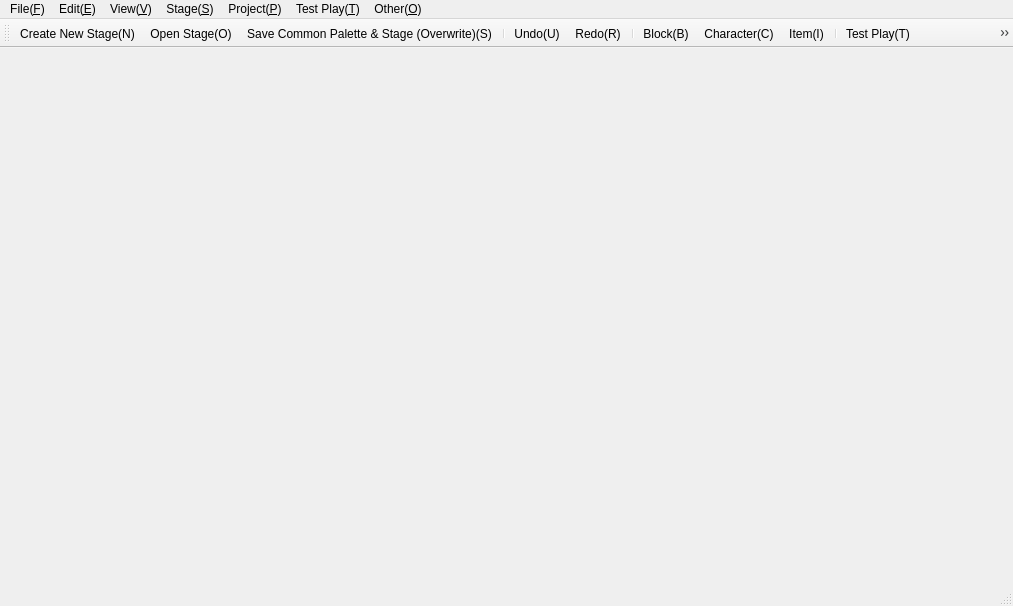
<?xml version="1.0" encoding="UTF-8"?>
<ui version="4.0">
 <class>MainWindow</class>
 <widget class="QMainWindow" name="MainWindow">
  <property name="geometry">
   <rect>
    <x>0</x>
    <y>0</y>
    <width>1013</width>
    <height>606</height>
   </rect>
  </property>
  <property name="windowTitle">
   <string>Action Editor</string>
  </property>
  <property name="dockNestingEnabled">
   <bool>true</bool>
  </property>
  <widget class="QWidget" name="centralwidget"/>
  <widget class="QMenuBar" name="menubar">
   <property name="geometry">
    <rect>
     <x>0</x>
     <y>0</y>
     <width>1013</width>
     <height>22</height>
    </rect>
   </property>
   <widget class="QMenu" name="menuFile">
    <property name="title">
     <string>File(&amp;F)</string>
    </property>
    <widget class="QMenu" name="menuRecentStages">
     <property name="title">
      <string>Open Recent</string>
     </property>
    </widget>
    <addaction name="actionNew_Stage"/>
    <addaction name="actionOpen_Stage"/>
    <addaction name="menuRecentStages"/>
    <addaction name="actionClose_Stage"/>
    <addaction name="separator"/>
    <addaction name="actionSave_Stage"/>
    <addaction name="actionSave_Stage_As"/>
    <addaction name="actionSave_Common_Palette"/>
    <addaction name="separator"/>
    <addaction name="actionOpen_Project"/>
    <addaction name="actionSave_Project_As"/>
    <addaction name="actionClose_Project"/>
   </widget>
   <widget class="QMenu" name="menuEdit">
    <property name="title">
     <string>Edit(&amp;E)</string>
    </property>
    <widget class="QMenu" name="menuChange_Palette">
     <property name="title">
      <string>Change Palette(&amp;P)</string>
     </property>
     <addaction name="actionPalette_Block"/>
     <addaction name="actionPalette_Character"/>
     <addaction name="actionPalette_Item"/>
    </widget>
    <widget class="QMenu" name="menuClear_Placement">
     <property name="title">
      <string>Clear Placement Data(&amp;C)</string>
     </property>
     <addaction name="actionClear_All"/>
     <addaction name="actionClear_Blocks"/>
     <addaction name="actionClear_Characters"/>
     <addaction name="actionClear_Items"/>
    </widget>
    <addaction name="actionUndo"/>
    <addaction name="actionRedo"/>
    <addaction name="separator"/>
    <addaction name="menuChange_Palette"/>
    <addaction name="menuClear_Placement"/>
   </widget>
   <widget class="QMenu" name="menuView">
    <property name="title">
     <string>View(&amp;V)</string>
    </property>
    <addaction name="actionCommon_Palette"/>
    <addaction name="actionStage_Palette"/>
    <addaction name="actionGroup_Info"/>
    <addaction name="separator"/>
    <addaction name="actionLock_Docks"/>
   </widget>
   <widget class="QMenu" name="menuStage">
    <property name="title">
     <string>Stage(&amp;S)</string>
    </property>
    <addaction name="actionStage_Settings"/>
    <addaction name="separator"/>
    <addaction name="actionLoad_Stage_Palette"/>
    <addaction name="actionSave_Stage_Palette"/>
    <addaction name="separator"/>
    <addaction name="actionStage_Options"/>
   </widget>
   <widget class="QMenu" name="menuProject">
    <property name="title">
     <string>Project(&amp;P)</string>
    </property>
    <addaction name="actionDatabase"/>
    <addaction name="actionWorld_Map"/>
    <addaction name="actionSystem"/>
    <addaction name="separator"/>
    <addaction name="actionProject_Options"/>
   </widget>
   <widget class="QMenu" name="menuTest">
    <property name="title">
     <string>Test Play(&amp;T)</string>
    </property>
    <addaction name="actionTest_Play"/>
    <addaction name="actionTest_Play_Game"/>
   </widget>
   <widget class="QMenu" name="menuOther">
    <property name="title">
     <string>Other(&amp;O)</string>
    </property>
    <addaction name="actionBitmap_Tool"/>
   </widget>
   <addaction name="menuFile"/>
   <addaction name="menuEdit"/>
   <addaction name="menuView"/>
   <addaction name="menuStage"/>
   <addaction name="menuProject"/>
   <addaction name="menuTest"/>
   <addaction name="menuOther"/>
  </widget>
  <widget class="QStatusBar" name="statusbar"/>
  <widget class="QToolBar" name="toolBar">
   <property name="acceptDrops">
    <bool>false</bool>
   </property>
   <property name="windowTitle">
    <string>toolBar</string>
   </property>
   <property name="iconSize">
    <size>
     <width>24</width>
     <height>24</height>
    </size>
   </property>
   <property name="toolButtonStyle">
    <enum>Qt::ToolButtonStyle::ToolButtonIconOnly</enum>
   </property>
   <property name="floatable">
    <bool>false</bool>
   </property>
   <attribute name="toolBarArea">
    <enum>TopToolBarArea</enum>
   </attribute>
   <attribute name="toolBarBreak">
    <bool>false</bool>
   </attribute>
   <addaction name="actionNew_Stage"/>
   <addaction name="actionOpen_Stage"/>
   <addaction name="actionSave_Stage"/>
   <addaction name="separator"/>
   <addaction name="actionUndo"/>
   <addaction name="actionRedo"/>
   <addaction name="separator"/>
   <addaction name="actionPalette_Block"/>
   <addaction name="actionPalette_Character"/>
   <addaction name="actionPalette_Item"/>
   <addaction name="separator"/>
   <addaction name="actionTest_Play"/>
   <addaction name="actionTest_Play_Game"/>
  </widget>
  <action name="actionNew_Stage">
   <property name="icon">
    <iconset theme="QIcon::ThemeIcon::DocumentPageSetup"/>
   </property>
   <property name="text">
    <string>Create New Stage(&amp;N)</string>
   </property>
   <property name="shortcut">
    <string>Ctrl+N</string>
   </property>
  </action>
  <action name="actionOpen_Stage">
   <property name="icon">
    <iconset theme="QIcon::ThemeIcon::DocumentOpen"/>
   </property>
   <property name="text">
    <string>Open Stage(&amp;O)</string>
   </property>
   <property name="shortcut">
    <string>Ctrl+O</string>
   </property>
  </action>
  <action name="actionClose_Stage">
   <property name="text">
    <string>Close Stage(&amp;C)</string>
   </property>
  </action>
  <action name="actionSave_Stage">
   <property name="icon">
    <iconset theme="QIcon::ThemeIcon::DocumentSave"/>
   </property>
   <property name="text">
    <string>Save Common Palette &amp;&amp; Stage (Overwrite)(&amp;S)</string>
   </property>
   <property name="shortcut">
    <string>Ctrl+S</string>
   </property>
  </action>
  <action name="actionSave_Stage_As">
   <property name="text">
    <string>Save Common Palette &amp;&amp; Stage (New Save)(&amp;A)</string>
   </property>
  </action>
  <action name="actionSave_Common_Palette">
   <property name="text">
    <string>Save Common Palette (Overwrite)(&amp;B)</string>
   </property>
  </action>
  <action name="actionUndo">
   <property name="icon">
    <iconset theme="QIcon::ThemeIcon::EditUndo"/>
   </property>
   <property name="text">
    <string>Undo(&amp;U)</string>
   </property>
   <property name="shortcut">
    <string>Ctrl+Z</string>
   </property>
  </action>
  <action name="actionRedo">
   <property name="icon">
    <iconset theme="QIcon::ThemeIcon::EditRedo"/>
   </property>
   <property name="text">
    <string>Redo(&amp;R)</string>
   </property>
   <property name="shortcut">
    <string>Ctrl+Y</string>
   </property>
  </action>
  <action name="actionPalette_Block">
   <property name="checkable">
    <bool>true</bool>
   </property>
   <property name="icon">
    <iconset resource="../resources/resources.qrc">
     <normaloff>:/img/icons/block.svg</normaloff>:/img/icons/block.svg</iconset>
   </property>
   <property name="text">
    <string>Block(&amp;B)</string>
   </property>
  </action>
  <action name="actionPalette_Character">
   <property name="checkable">
    <bool>true</bool>
   </property>
   <property name="icon">
    <iconset resource="../resources/resources.qrc">
     <normaloff>:/img/icons/character.svg</normaloff>:/img/icons/character.svg</iconset>
   </property>
   <property name="text">
    <string>Character(&amp;C)</string>
   </property>
  </action>
  <action name="actionPalette_Item">
   <property name="checkable">
    <bool>true</bool>
   </property>
   <property name="icon">
    <iconset resource="../resources/resources.qrc">
     <normaloff>:/img/icons/item.svg</normaloff>:/img/icons/item.svg</iconset>
   </property>
   <property name="text">
    <string>Item(&amp;I)</string>
   </property>
  </action>
  <action name="actionClear_All">
   <property name="text">
    <string>Clear All Placement Data(&amp;A)</string>
   </property>
  </action>
  <action name="actionClear_Blocks">
   <property name="text">
    <string>Clear All Blocks(&amp;B)</string>
   </property>
  </action>
  <action name="actionClear_Characters">
   <property name="text">
    <string>Clear All Characters(&amp;C)</string>
   </property>
  </action>
  <action name="actionClear_Items">
   <property name="text">
    <string>Clear All Items(&amp;I)</string>
   </property>
  </action>
  <action name="actionCommon_Palette">
   <property name="text">
    <string>Common Palette(&amp;C)</string>
   </property>
  </action>
  <action name="actionStage_Palette">
   <property name="text">
    <string>Stage Palette(&amp;S)</string>
   </property>
  </action>
  <action name="actionGroup_Info">
   <property name="text">
    <string>Group Info(&amp;G)</string>
   </property>
  </action>
  <action name="actionLock_Docks">
   <property name="checkable">
    <bool>true</bool>
   </property>
   <property name="text">
    <string>Lock Docks</string>
   </property>
  </action>
  <action name="actionStage_Settings">
   <property name="text">
    <string>Stage Settings(&amp;E)</string>
   </property>
  </action>
  <action name="actionLoad_Stage_Palette">
   <property name="text">
    <string>Load Stage Palette(&amp;L)</string>
   </property>
  </action>
  <action name="actionSave_Stage_Palette">
   <property name="text">
    <string>Save Stage Palette(&amp;A)</string>
   </property>
  </action>
  <action name="actionStage_Options">
   <property name="text">
    <string>Stage Options(&amp;O)</string>
   </property>
  </action>
  <action name="actionDatabase">
   <property name="text">
    <string>Database(&amp;D)</string>
   </property>
  </action>
  <action name="actionWorld_Map">
   <property name="text">
    <string>World Map(&amp;W)</string>
   </property>
  </action>
  <action name="actionSystem">
   <property name="text">
    <string>System(&amp;S)</string>
   </property>
  </action>
  <action name="actionProject_Options">
   <property name="text">
    <string>Project Options(&amp;O)</string>
   </property>
  </action>
  <action name="actionTest_Play">
   <property name="icon">
    <iconset resource="../resources/resources.qrc">
     <normaloff>:/img/icons/test.svg</normaloff>:/img/icons/test.svg</iconset>
   </property>
   <property name="text">
    <string>Test Play(&amp;T)</string>
   </property>
   <property name="shortcut">
    <string>F5</string>
   </property>
  </action>
  <action name="actionTest_Play_Game">
   <property name="icon">
    <iconset resource="../resources/resources.qrc">
     <normaloff>:/img/icons/game.svg</normaloff>:/img/icons/game.svg</iconset>
   </property>
   <property name="text">
    <string>Test Play (Whole Game)(&amp;G)</string>
   </property>
   <property name="shortcut">
    <string>F7</string>
   </property>
  </action>
  <action name="actionBitmap_Tool">
   <property name="text">
    <string>Bitmap Conversion Tool(&amp;B)</string>
   </property>
  </action>
  <action name="actionOpen_Project">
   <property name="text">
    <string>Open Project...</string>
   </property>
  </action>
  <action name="actionSave_Project_As">
   <property name="text">
    <string>Save Project As...</string>
   </property>
  </action>
  <action name="actionClose_Project">
   <property name="text">
    <string>Close Project</string>
   </property>
  </action>
 </widget>
 <resources>
  <include location="../resources/resources.qrc"/>
 </resources>
 <connections/>
</ui>
